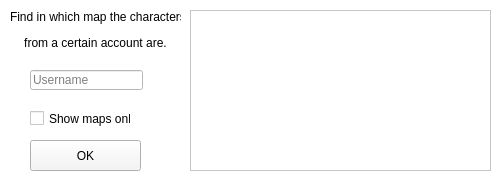
<?xml version="1.0" encoding="UTF-8"?>
<ui version="4.0">
 <class>mapManager</class>
 <widget class="QWidget" name="mapManager">
  <property name="geometry">
   <rect>
    <x>0</x>
    <y>0</y>
    <width>499</width>
    <height>181</height>
   </rect>
  </property>
  <property name="minimumSize">
   <size>
    <width>499</width>
    <height>181</height>
   </size>
  </property>
  <property name="maximumSize">
   <size>
    <width>499</width>
    <height>181</height>
   </size>
  </property>
  <property name="windowTitle">
   <string>Maplestory Manager - Map</string>
  </property>
  <property name="styleSheet">
   <string notr="true">background-color: rgb(255, 255, 255);</string>
  </property>
  <widget class="QLineEdit" name="username">
   <property name="geometry">
    <rect>
     <x>30</x>
     <y>70</y>
     <width>113</width>
     <height>20</height>
    </rect>
   </property>
   <property name="text">
    <string/>
   </property>
   <property name="placeholderText">
    <string>Username</string>
   </property>
  </widget>
  <widget class="QPushButton" name="okButton">
   <property name="geometry">
    <rect>
     <x>30</x>
     <y>140</y>
     <width>111</width>
     <height>31</height>
    </rect>
   </property>
   <property name="styleSheet">
    <string notr="true">background-color: rgb(245, 245, 245);</string>
   </property>
   <property name="text">
    <string>OK</string>
   </property>
  </widget>
  <widget class="QTableWidget" name="output">
   <property name="geometry">
    <rect>
     <x>190</x>
     <y>10</y>
     <width>301</width>
     <height>161</height>
    </rect>
   </property>
   <property name="minimumSize">
    <size>
     <width>241</width>
     <height>151</height>
    </size>
   </property>
  </widget>
  <widget class="QCheckBox" name="showMapOnly">
   <property name="geometry">
    <rect>
     <x>30</x>
     <y>110</y>
     <width>101</width>
     <height>17</height>
    </rect>
   </property>
   <property name="text">
    <string>Show maps only</string>
   </property>
  </widget>
  <widget class="QLabel" name="label">
   <property name="geometry">
    <rect>
     <x>10</x>
     <y>10</y>
     <width>171</width>
     <height>41</height>
    </rect>
   </property>
   <property name="styleSheet">
    <string notr="true">background-color: rgba(255, 255, 255, 0);</string>
   </property>
   <property name="text">
    <string>&lt;html&gt;&lt;head/&gt;&lt;body&gt;&lt;p align=&quot;center&quot;&gt;Find in which map the characters &lt;/p&gt;&lt;p align=&quot;center&quot;&gt;from a certain account are.&lt;/p&gt;&lt;/body&gt;&lt;/html&gt;</string>
   </property>
  </widget>
 </widget>
 <resources/>
 <connections/>
</ui>
